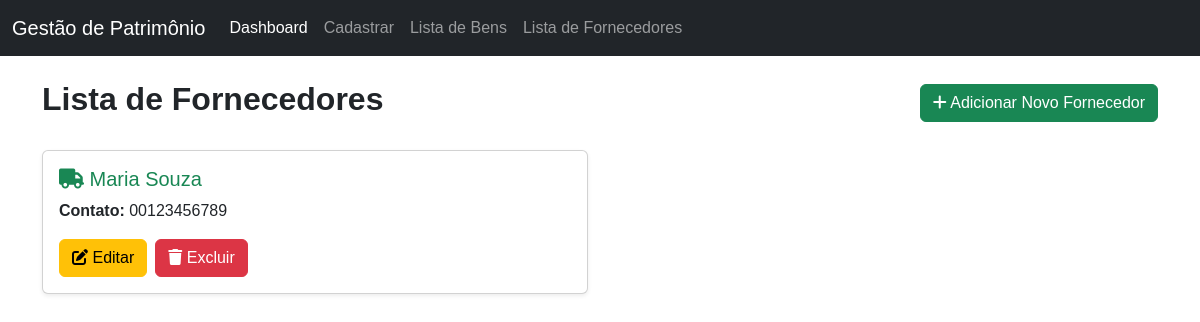
Before: /fornecedores/ with the older database file.
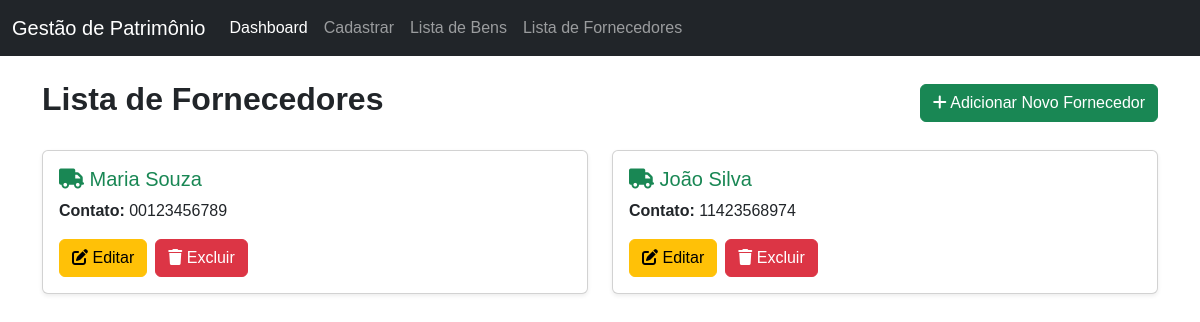
After: the same page with the newer database file.
### patrimonio/models.py (models this page shows, shortened)
class Fornecedor(models.Model):
    nome = models.CharField(max_length=200) # aqui vai retornar o nome do fornecedor
    contato = models.CharField(max_length=100, blank=True, null=True) # aqui vai retornar o contato do fornecedor

### patrimonio/views.py (the view)
# urls.py: path('fornecedores/', lista_fornecedores, name='lista_fornecedores'),
def lista_fornecedores(request):
    fornecedores = Fornecedor.objects.all()
    return render(request, 'lista_fornecedores.html', {'fornecedores': fornecedores})

### patrimonio/templates/lista_fornecedores.html (shortened to what this page needs)
{% extends 'base.html' %}
{% block content %}
<div class="container mt-4">
    <div class="d-flex justify-content-between align-items-center mb-4">
        <h2 class="text-center"><strong>Lista de Fornecedores</strong></h2>
        <a href="{% url 'cadastrar_fornecedor' %}" class="btn btn-success">
            <i class="fa-solid fa-plus"></i> Adicionar Novo Fornecedor
        </a>
    </div>
    <div class="row">
        {% for fornecedor in fornecedores %}
            <div class="col-md-6 mb-3">
                <div class="card shadow-sm">
                    <div class="card-body">
                        <h5 class="card-title text-success">
                            <i class="fa-solid fa-truck"></i> {{ fornecedor.nome }}
                        </h5>
                        <p class="card-text">
                            <strong>Contato:</strong> {{ fornecedor.contato }}
                        </p>
                        <div class="d-flex gap-2">
                            <a href="{% url 'editar_fornecedor' fornecedor.id %}" class="btn btn-warning">
                                <i class="fa-solid fa-pen-to-square"></i> Editar
                            </a>
                            <a href="{% url 'excluir_fornecedor' fornecedor.id %}" class="btn btn-danger" onclick="return confirm('Tem certeza que deseja excluir este bem?')">
                                <i class="fa-solid fa-trash"></i> Excluir
                            </a>
                        </div>
                    </div>
                </div>
            </div>
        {% empty %}
            <div class="col-12">
                <p class="text-muted text-center">Nenhum fornecedor cadastrado ainda.</p>
            </div>
        {% endfor %}
    </div>
</div>
{% endblock %}

Changed rows visible on the page:
added Fornecedor: nome "João Silva", contato "11423568974"
